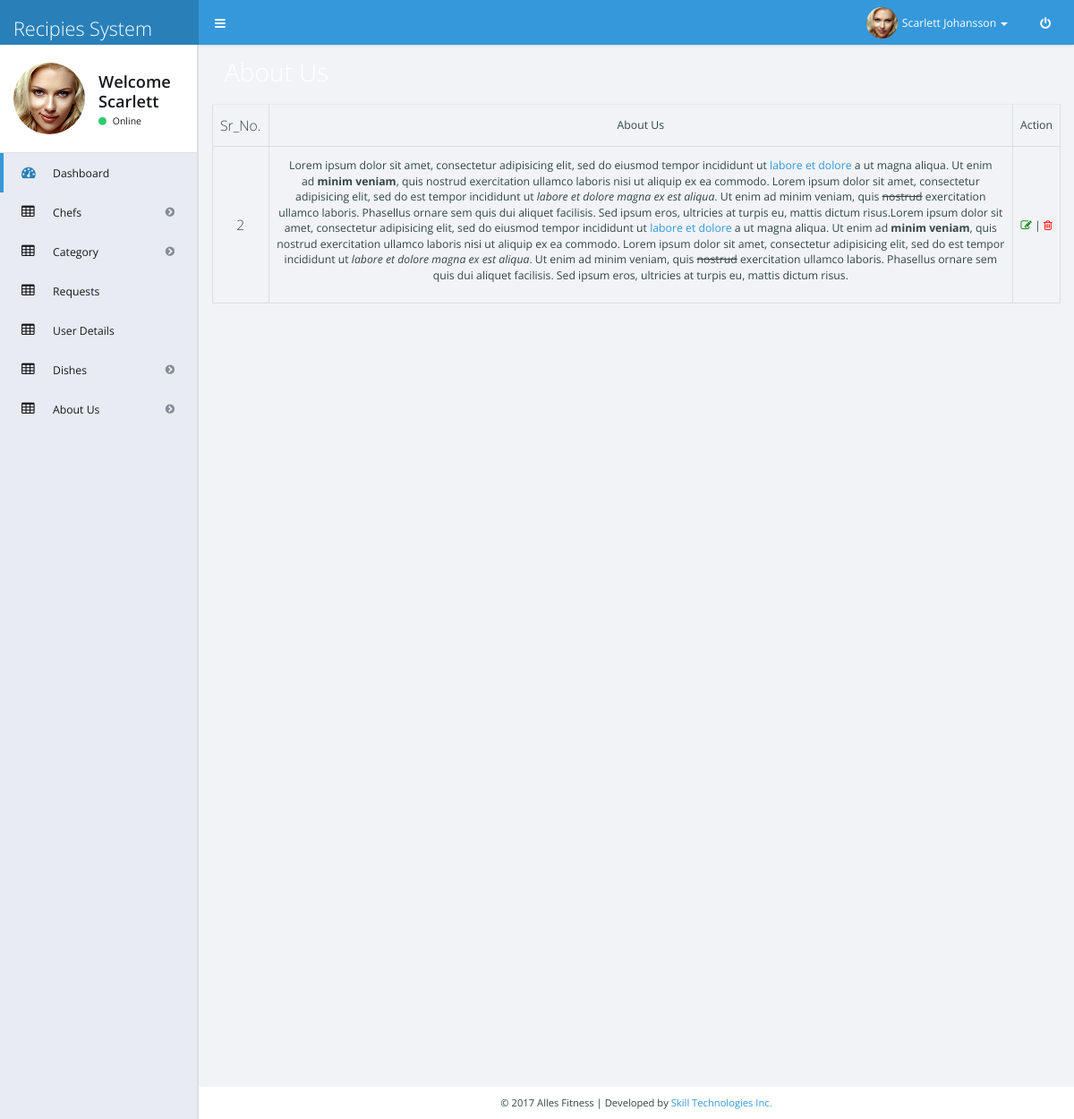
The app's page /admin/about_us_list.php with its own data.
### tables this page shows
CREATE TABLE IF NOT EXISTS `about_us` (
  `id` int(11) NOT NULL AUTO_INCREMENT,
  `about` longtext NOT NULL,
  PRIMARY KEY (`id`)
);

### admin/about_us_list.php (the view, shortened to what this page needs)
<!DOCTYPE html>
<html>
<head>
	<link rel="stylesheet" type="text/css" href="css/bootstrap/bootstrap.min.css" />
	<link rel="stylesheet" type="text/css" href="css/libs/font-awesome.css" />
	<link rel="stylesheet" type="text/css" href="css/libs/nanoscroller.css" />
	<link rel="stylesheet" type="text/css" href="css/compiled/theme_styles.css" />
    <link rel="stylesheet" href="css/libs/fullcalendar.css" type="text/css" />
    <link rel="stylesheet" href="css/libs/fullcalendar.print.css" type="text/css" media="print" />
    <link rel="stylesheet" href="css/compiled/calendar.css" type="text/css" media="screen" />
	<link rel="stylesheet" href="css/libs/morris.css" type="text/css" />
	<link rel="stylesheet" href="css/libs/daterangepicker.css" type="text/css" />
	<link rel="stylesheet" href="css/libs/jquery-jvectormap-1.2.2.css" type="text/css" />
</head>
<body>
	<div id="theme-wrapper">
		<?php include "header.php";?>
		<div id="page-wrapper" class="container">
			<div class="row">
				<?php include "sidebar.php"?>
				<div id="content-wrapper">
				<div class="header">
				<h1 style="color:#fff;">About Us</h1>
				</div>
					<div class="row">
						<div class="col-lg-12">
						<table class="table table-bordered">
							<tr>
								<td style="text-align:center;">Sr_No.</td>
								<td style="text-align:center;">About Us</td>
								<td style="text-align:center;">Action</td>
							</tr>
							<?php
							$query="SELECT * FROM `about_us` " ;
							$result=mysql_query($query);
							do{
								$data=mysql_fetch_array($result);
								if($data){
									$id=$data['id'];
									$about=$data['about'];
							?>
							<tr>
								<td style="text-align:center;"><?php echo $id; ?></td>
								<td style="text-align:center;"><?php echo $about; ?></td>
								<td style="text-align:center;"><a href="edit_about_us.php?id=<?php echo $id; ?>"><i class="fa fa-pencil-square-o" style="color:green;" aria-hidden="true"></i></a> |
								<a href="delete_about_us.php?id=<?php echo $id; ?>"><i class="fa fa-trash-o" style="color:red;" aria-hidden="true"></i></a></td>
							</tr>
							<?php
							}} while($data);
							?>
						</table>
						</div>
					</div>
					<?php include "footer.php"; ?>
				</div>
			</div>
		</div>
	</div>
</body>
</html>

### records on screen
about_us: id "2", about "Lorem ipsum dolor sit amet, consectetur adipisicing elit, sed do eiusmod tempor incididunt ut labore et dolore a ut magna aliqua. Ut enim ad minim veniam , quis nostrud exercitation ullamco laboris nisi ut aliquip ex ea commodo. Lorem ipsum dolor sit amet, consectetur adipisicing elit, sed do est tempor incididunt ut labore et dolore magna ex est aliqua . Ut enim ad minim veniam, quis nostrud exercitation ullamco laboris. Phasellus ornare sem quis dui aliquet facilisis. Sed ipsum eros, ultricies at turpis eu, mattis dictum risus.Lorem ipsum dolor sit amet, consectetur adipisicing elit, sed do eiusmod tempor incididunt ut labore et dolore a ut magna aliqua. Ut enim ad minim veniam , quis…"
